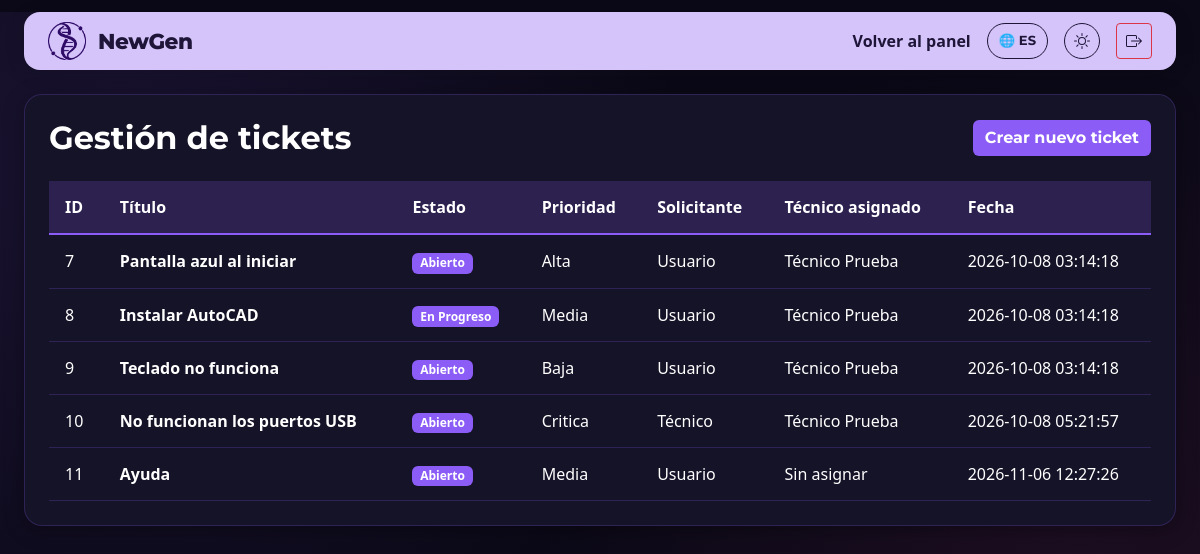
Page /NewGen/tickets.php (signed in) on the committed database.
### tables this page shows
CREATE TABLE `ticket` (
  `id_ticket` int(11) NOT NULL AUTO_INCREMENT,
  `id_usuario` int(11) NOT NULL,
  `id_tecnico` int(11) DEFAULT NULL,
  `titulo` varchar(100) NOT NULL,
  `descripcion` text DEFAULT NULL,
  `fecha_creacion` datetime NOT NULL,
  `estado` varchar(30) DEFAULT NULL,
  `prioridad` varchar(20) DEFAULT NULL,
  PRIMARY KEY (`id_ticket`),
  KEY `fk_ticket_usuario` (`id_usuario`),
  KEY `fk_ticket_tecnico` (`id_tecnico`),
  CONSTRAINT `fk_ticket_tecnico` FOREIGN KEY (`id_tecnico`) REFERENCES `tecnico` (`id_tecnico`),
  CONSTRAINT `fk_ticket_usuario` FOREIGN KEY (`id_usuario`) REFERENCES `usuario` (`id_usuario`)
);

### NewGen/tickets.php (the view, shortened to what this page needs)
<?php
include("conexion.php");
if(isset($_SESSION["rol"]) && $_SESSION["rol"] == 3) {
    $id_usr = $_SESSION["id"];
    $sql = "SELECT t.id_ticket, t.titulo, t.descripcion, t.fecha_creacion, t.estado, t.prioridad,
            CONCAT(u.nombre, ' ', u.apellido) AS usuario,
            CONCAT(tec.nombre, ' ', tec.apellido) AS tecnico
            FROM ticket t
            LEFT JOIN usuario u ON t.id_usuario = u.id_usuario
            LEFT JOIN tecnico tec ON t.id_tecnico = tec.id_tecnico
            WHERE t.id_usuario = $id_usr";
} else {
    $sql = "SELECT t.id_ticket, t.titulo, t.descripcion, t.fecha_creacion, t.estado, t.prioridad,
            CONCAT(u.nombre, ' ', u.apellido) AS usuario,
            CONCAT(tec.nombre, ' ', tec.apellido) AS tecnico
            FROM ticket t
            LEFT JOIN usuario u ON t.id_usuario = u.id_usuario
            LEFT JOIN tecnico tec ON t.id_tecnico = tec.id_tecnico";
}
$resultado = mysqli_query($conexion, $sql);
?>
<!DOCTYPE html>
<html lang="es">
<head>
    <link href="https://cdn.jsdelivr.net/npm/bootstrap@5.3.0/dist/css/bootstrap.min.css" rel="stylesheet">
    <link rel="stylesheet" href="dashboard.css">
</head>
<body>
    <header class="top-bar">
        <a href="dashboard.php" class="logo-brand">
            <img src="logo.png" alt="NewGen Logo" style="height: 38px;">
            <span>NewGen</span>
        </a>
        <div class="d-flex gap-3 align-items-center">
            <a href="dashboard.php" style="color: var(--top-bar-text); font-weight: 700; text-decoration: none;" data-i18n="back_to_dashboard">Volver al panel</a>
            <button class="btn btn-sm lang-toggle-btn" id="langToggle" title="Cambiar idioma / Switch language">
            </button>
            <button class="btn btn-sm theme-toggle-btn rounded-circle" id="themeToggle" style="width: 36px; height: 36px;" title="Cambiar tema">
            </button>
            <a href="logout.php" class="btn btn-sm btn-outline-danger" style="display:flex; align-items:center; justify-content:center; width:36px; height:36px;" title="Cerrar sesión">
            </a>
        </div>
    </header>
    <div class="dashboard-container">
        <div class="list-card">
            <div class="d-flex justify-content-between align-items-center mb-4 flex-wrap gap-2">
                <h2 class="text-white m-0" style="font-family: 'Montserrat', sans-serif; font-weight: 700;" data-i18n="tickets_title">Gestión de tickets</h2>
                <a href="ticket_nuevo.php" class="btn btn-primary fw-bold" style="background-color: #8B5CF6; border: none; font-family: 'Montserrat', sans-serif; color: #FFFFFF !important;" data-i18n="tickets_add_btn">Crear nuevo ticket</a>
            </div>
            <div class="table-responsive">
                <table class="table table-custom table-hover" style="background-color: transparent;">
                    <thead>
                        <tr>
                            <th data-i18n="tickets_th_id">ID</th>
                            <th data-i18n="tickets_th_title">Título</th>
                            <th data-i18n="tickets_th_status">Estado</th>
                            <th data-i18n="tickets_th_priority">Prioridad</th>
                            <th data-i18n="tickets_th_user">Solicitante</th>
                            <th data-i18n="tickets_th_tech">Técnico</th>
                            <th data-i18n="tickets_th_date">Fecha</th>
                        </tr>
                    </thead>
                    <tbody>
                        <?php while($fila = mysqli_fetch_assoc($resultado)){ ?>
                        <tr>
                            <td><?= $fila['id_ticket']; ?></td>
                            <td class="fw-bold"><?= htmlspecialchars($fila['titulo']); ?></td>
                            <td><span class="badge" style="background-color: #8B5CF6; color: #FFFFFF; font-weight: 600;"><?= htmlspecialchars($fila['estado']); ?></span></td>
                            <td><?= htmlspecialchars($fila['prioridad']); ?></td>
                            <td><?= htmlspecialchars($fila['usuario'] ? $fila['usuario'] : "-"); ?></td>
                            <td><?= htmlspecialchars($fila['tecnico'] ? $fila['tecnico'] : "Sin asignar"); ?></td>
                            <td><?= htmlspecialchars($fila['fecha_creacion']); ?></td>
                        </tr>
                        <?php } ?>
                    </tbody>
                </table>
            </div>
        </div>
    </div>
</body>
</html>

### rows in the picture
ticket: id_ticket "7", titulo "Pantalla azul al iniciar", estado "Abierto", prioridad "Alta", usuario "Usuario", tecnico "Técnico Prueba", fecha_creacion "2026-10-08 03:14:18"
ticket: id_ticket "8", titulo "Instalar AutoCAD", estado "En Progreso", prioridad "Media", usuario "Usuario", tecnico "Técnico Prueba", fecha_creacion "2026-10-08 03:14:18"
ticket: id_ticket "9", titulo "Teclado no funciona", estado "Abierto", prioridad "Baja", usuario "Usuario", tecnico "Técnico Prueba", fecha_creacion "2026-10-08 03:14:18"
ticket: id_ticket "10", titulo "No funcionan los puertos USB", estado "Abierto", prioridad "Critica", usuario "Técnico", tecnico "Técnico Prueba", fecha_creacion "2026-10-08 05:21:57"
ticket: id_ticket "11", titulo "Ayuda", estado "Abierto", prioridad "Media", usuario "Usuario", tecnico "Sin asignar", fecha_creacion "2026-11-06 12:27:26"
